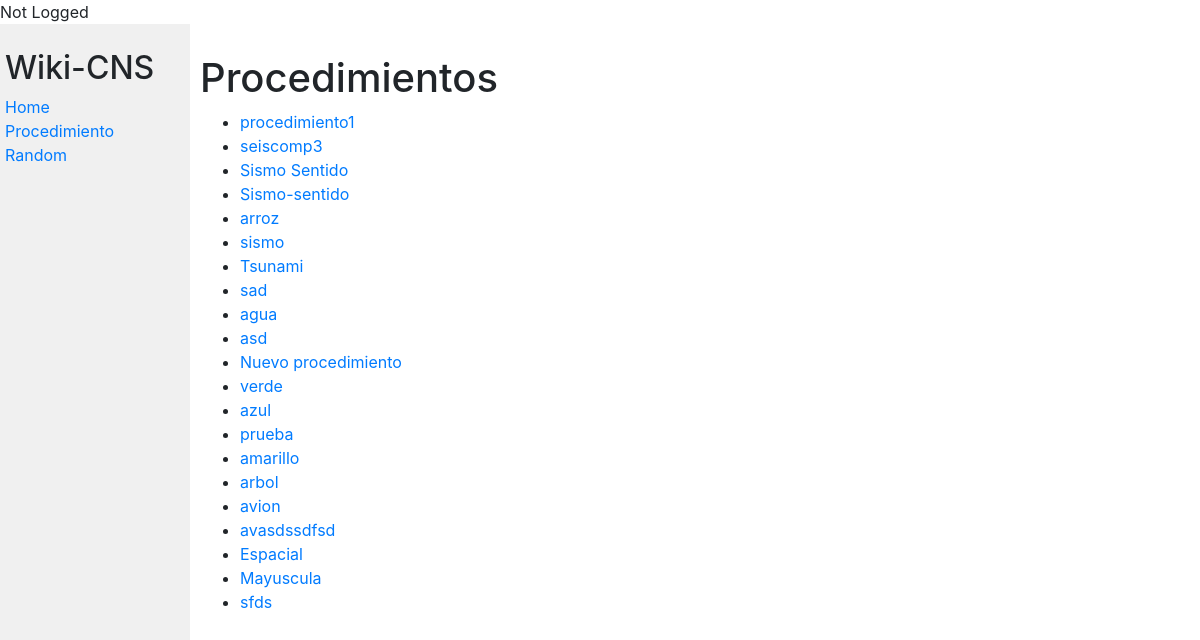
/, run on an earlier commit of the app's database.
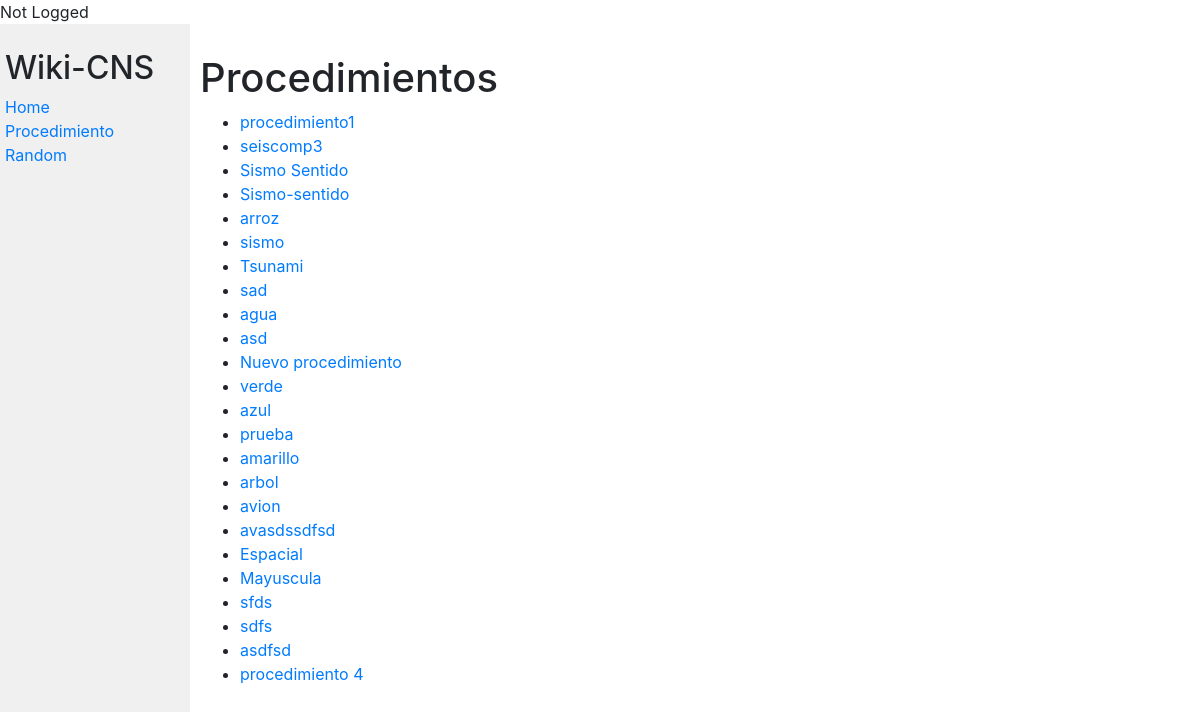
And on a later commit of the database.
### encyclopedia/models.py (models this page shows, shortened)
class Procedimiento(models.Model):
    title = models.CharField(max_length=30)
    content = models.TextField(blank=False)

### encyclopedia/views.py (the view)
# urls.py: path("",views.IndexView.as_view(),name='index'),
class IndexView(generic.ListView):
    template_name = 'encyclopedia/index.html'
    context_object_name = 'procedimiento_list'
    def get_queryset(self):
        return Procedimiento.objects.all()

### encyclopedia/templates/encyclopedia/index.html (shortened to what this page needs)
{% extends "encyclopedia/layout.html" %}
{% block body %}
    <h1>Procedimientos</h1>
    <ul>
        {% for entry in procedimiento_list %}
        <li><a href="{% url 'ency:wiki'  entry.pk %}">{{ entry.title }}</a></li>
        {% endfor %}
    </ul>
{% endblock %}

What changed in the data, as far as the page shows it:
added Procedimiento: title "sdfs"
added Procedimiento: title "asdfsd"
added Procedimiento: title "procedimiento 4"
